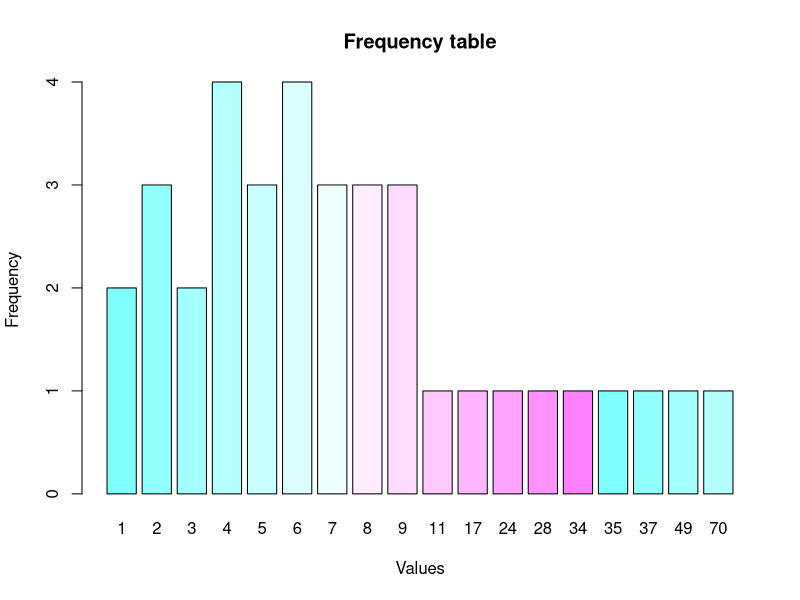

R code for this plot:
v_data <- c(6,5,8,7,6,1,2,4,35,9,37,8,5,49,3,2,11,9,8,70,6,5,24,3,2,17,4,4,6,28,1,34,4,7,7,9)

barplot(table(v_data), main="Frequency table", xlab="Values", ylab="Frequency", col=cm.colors(14), file="")
help(barplot)